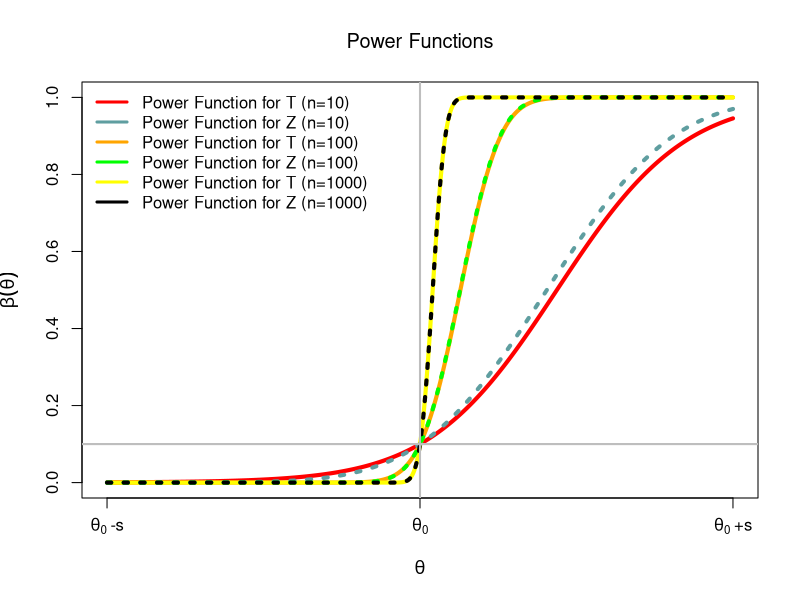

Write the R code that produced this figure.
pow_1 <- function(theta,n,alpha=.1,theta_0=0,s=1) {
  t_alpha <- qt(1-alpha, df=n-1)
  pt(t_alpha + sqrt(n) *(theta_0-theta) / s, df=n-1, lower.tail=FALSE)
}

pow_2 <- function(theta,n,alpha=.1,theta_0=0,s=1) {
  t_alpha <- qnorm(1-alpha)
  pnorm(t_alpha + sqrt(n) *(theta_0-theta) / s, lower.tail=FALSE)
}


theta_0 <- 1
s <- 1
xx <- theta_0 + 1*seq(-s,s,len=1000)

pdf("../output/power.pdf")
plot(xx,pow_1(xx,theta_0=theta_0,s=s,n=10),type='l',lwd=4,col="red",
     ylab=expression(beta(theta)),xlab=expression(theta),cex.lab=1.1,
     ylim=c(0,1),xaxt="n",
     main=expression("Power Functions"))
lines(xx,pow_1(xx,theta_0=theta_0,s=s,n=100),type='l',lwd=4,col="orange")
lines(xx,pow_1(xx,theta_0=theta_0,s=s,n=1000),type='l',lwd=4,col="yellow")

lines(xx,pow_2(xx,theta_0=theta_0,s=s,n=10),type='l',lwd=4,col="cadetblue",lty=3)
lines(xx,pow_2(xx,theta_0=theta_0,s=s,n=100),type='l',lwd=4,col="green",lty=3)
lines(xx,pow_2(xx,theta_0=theta_0,s=s,n=1000),type='l',lwd=4,col="black",lty=3)

axis(1,at=theta_0+s*c(-1,0,1),lab= c(expression(theta[0]~"-s"),
                                     expression(theta[0]),
                                     expression(theta[0]~"+s")))

#axis(1,at=theta_0,lab=expression(theta[0]))
#axis(1,at=(theta_0-2):(theta_0+2),lab= c(expression(theta[0]~"-2"),
#                                         expression(theta[0]~"-1"),
#                                         expression(theta[0]~""),
#                                         expression(theta[0]~"+1"),
#                                         expression(theta[0]~"+2")))
legend("topleft",c("Power Function for T (n=10)",
                   "Power Function for Z (n=10)",
                   "Power Function for T (n=100)",
                   "Power Function for Z (n=100)",
                   "Power Function for T (n=1000)",
                   "Power Function for Z (n=1000)"),
       col=c("red","cadetblue","orange","green","yellow","black"),lwd=3,bty="n",cex=1)
abline(v=theta_0,col="grey",lwd=2)
abline(h=.1,col="grey",lwd=2)
dev.off()
